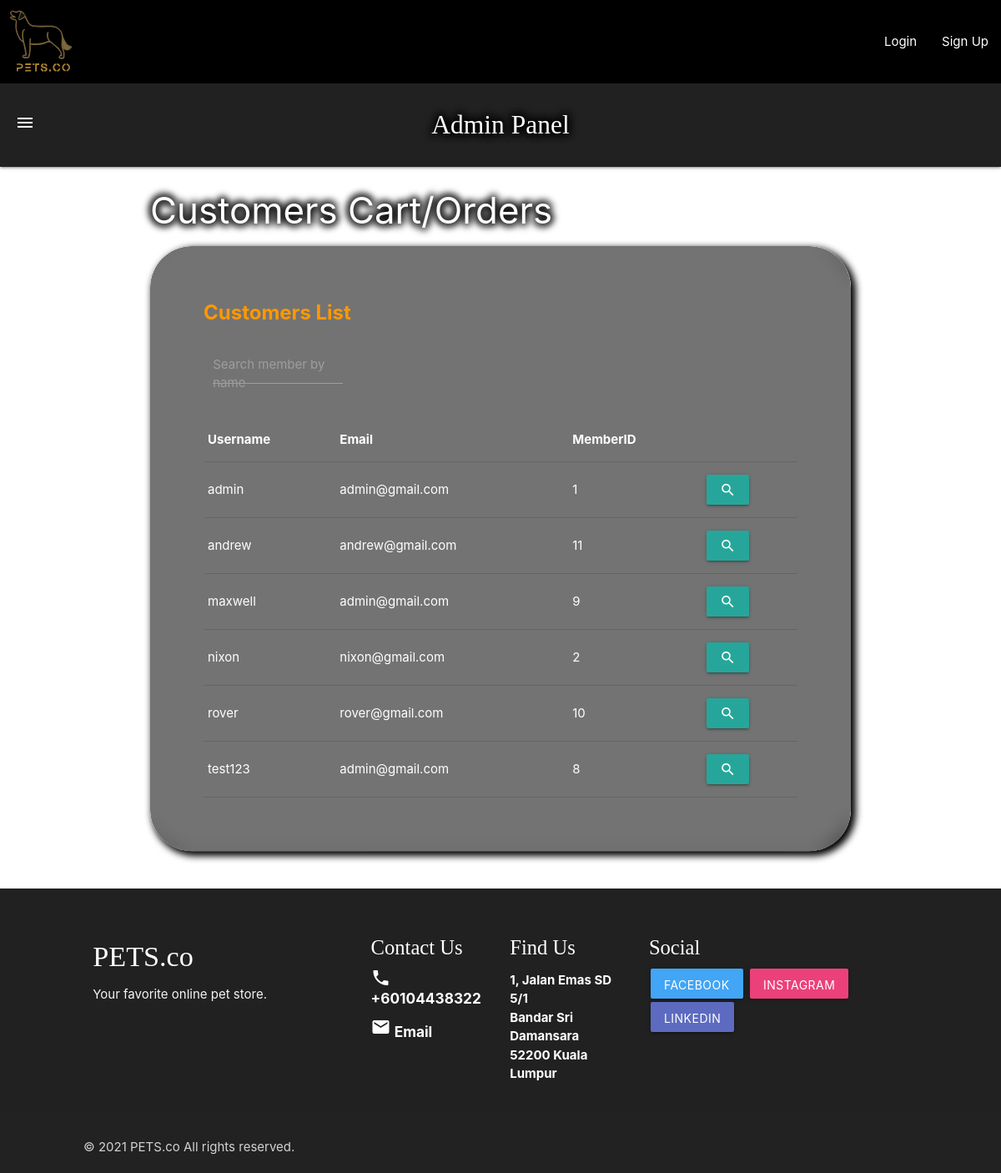
Screenshot of /admin_view_orders.php with the database file from the repository.
### tables this page shows
CREATE TABLE `members` (
  `MemberID` int(11) NOT NULL,
  `Username` varchar(64) NOT NULL,
  `Password` varchar(512) NOT NULL,
  `Email` varchar(64) NOT NULL,
  `PrivilegeLevel` int(11) NOT NULL DEFAULT 0,
  `OTP` int(11) NOT NULL
);

### admin_view_orders.php (the view, shortened to what this page needs)
<!DOCTYPE html>
<html lang="en">
</head>
<?php
  include "header.php";
  require_once "includes/utils/dbhandler.php";
?>
<?php include "admin_nav_bar.php"; ?>
<div class="container">
  <h3 class="page-title white-text">Customers Cart/Orders </h3>
  <div class="row" style="padding-bottom: 10px;">
    <div class="rounded-card-parent">
      <div class="card rounded-card">
        <div class="card-content white-text">
          <span class="card-title orange-text bold">Customers List</span>
          <form class="row" action="admin_view_orders.php" method="POST" style="margin: 0px;">
            <div class="input-field col s3 white-text">
              <input name="search_member" type="text" class="validate; white-text" maxlength="20">
              <label for="search_member">Search member by name</label>
              <span class="helper-text" data-error="text only" data-success="correct"></span>
            </div>
          </form>
          <table class="responsive-table">
            <thead>
              <tr><th>Username</th><th>Email</th><th>MemberID</th><th></th></tr>
            </thead>
            <tbody>
              <?php
                if (!isset($searchMember) || EmptyInputSelectUser($searchMember))
                {
                  $sql = "SELECT * FROM Members ORDER BY Username LIMIT 20";
                  $result = $conn->query($sql) or die($conn->error);
                  while ($row = $result->fetch_assoc())
                  {
                    $memberID = $row["MemberID"];
                    $searchMember = $row["Username"];
                    $email = $row["Email"];
                    echo(
                      "<tr>
                        <td>$searchMember</td>
                        <td>$email</td>
                        <td>$memberID</td>
                        <td>
                          <form action='admin_view_orders.php' method='GET'>
                            <input type='hidden' name='username' value='$searchMember'/>
                            <input type='hidden' name='member_id' value='$memberID'/>
                            <button name='view_order' value=1 class='btn' type='submit'>
                              <i class='material-icons'>search</i>
                            </button>
                          </form>
                        </td>
                      </tr>"
                    );
                  }
                }
              ?>
            </tbody>
          </table>
        </div>
      </div>
    </div>
  </div>
</div>
<?php include "footer.php"; ?>

### static/css/base.css (style rules this page uses)
html { height: 100%; background-repeat: no-repeat; }
body { height: 100%; animation-name: backgroundColorPalette; background-blend-mode: luminosity; animation-duration: 5s; animation-iteration-count: infinite; animation-direction: alternate; animation-timing-function: linear; }
body::before { background: url('admin_background.jpg'); background-repeat: no-repeat; background-size: cover; background-attachment: fixed; filter: grayscale(); }
thead { border-bottom: 1.5px solid cyan; }
.page-title { color: white; text-shadow: black 4px 0px 8px, black -4px 0px 8px, black 0px 4px 8px, black 0px -4px 8px; }

### static/css/cards.css (style rules this page uses)
.rounded-card-parent { box-shadow: black 4px 4px 8px 2px; border-radius: 50px; transition: 0.3s cubic-bezier(0.8, 0, 0.2, 1); }
.rounded-card { color: white; padding: 40px; clip-path: inset(0px 0px round 50px 50px); background-color: rgba(56, 56, 56, 0.7); backdrop-filter: blur(10px); transition: 0.3s cubic-bezier(0.8, 0, 0.2, 1); }

### rows the page displays
members: Username "admin", Email "admin@gmail.com", MemberID "1"
members: Username "andrew", Email "andrew@gmail.com", MemberID "11"
members: Username "maxwell", Email "admin@gmail.com", MemberID "9"
members: Username "nixon", Email "nixon@gmail.com", MemberID "2"
members: Username "rover", Email "rover@gmail.com", MemberID "10"
members: Username "test123", Email "admin@gmail.com", MemberID "8"
